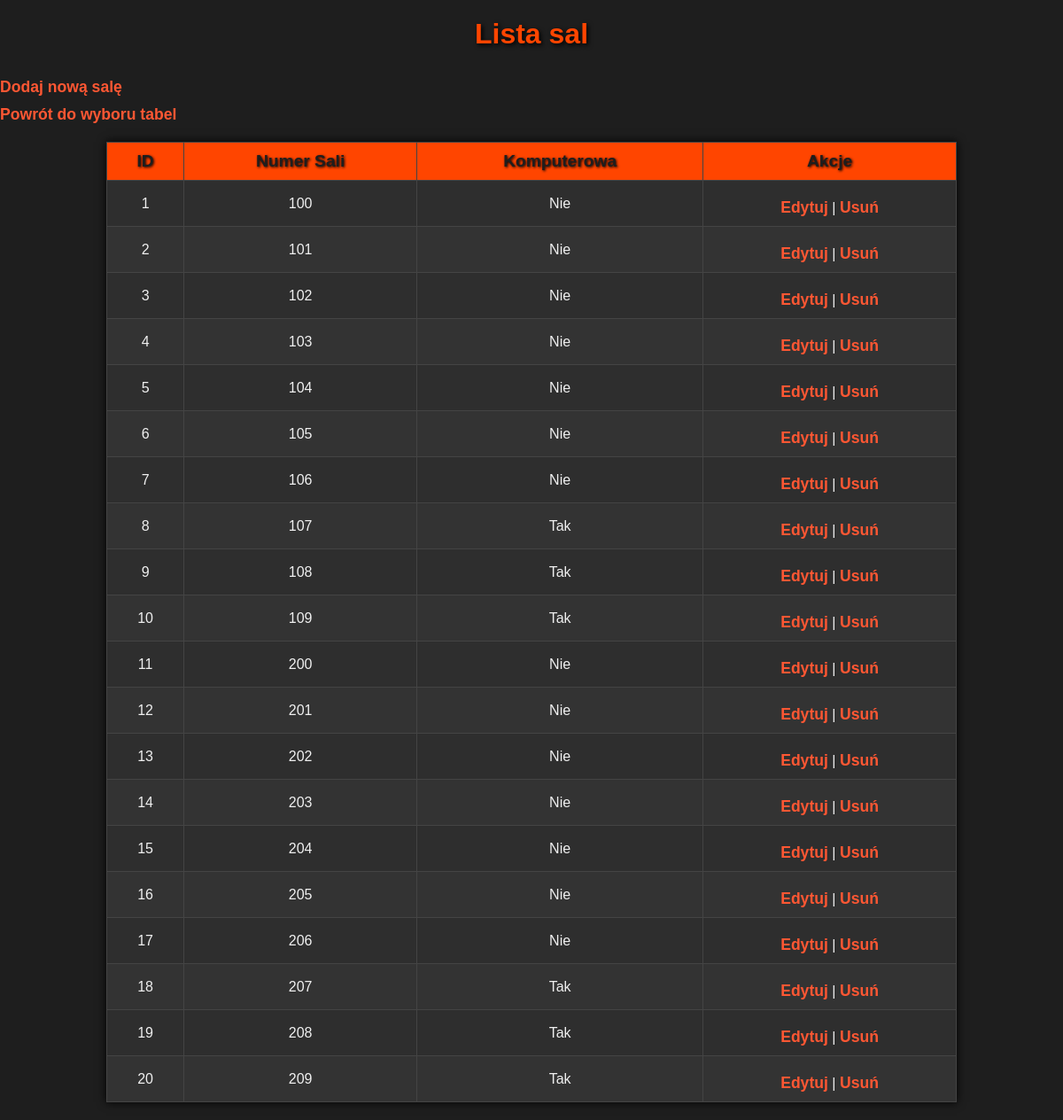
The app's page /crud/sale.php with its own data.
### tables this page shows
CREATE TABLE `sale` (
  `Sala_id` int(11) NOT NULL,
  `Numer_Sali` int(11) NOT NULL,
  `Komputerowa` tinyint(1) NOT NULL
);

### crud/sale.php (the view, shortened to what this page needs)
<?php
$host = "localhost";
$username = "root";
$password = "";
$dbname = "dziennikdb";
$conn = new mysqli($host, $username, $password, $dbname);
$action = isset($_GET['action']) ? $_GET['action'] : 'list';
if ($action == 'list') {
    $sql = "SELECT * FROM sale";
    $result = $conn->query($sql);
    ?>
    <!DOCTYPE html>
    <html>
    <head>
    <link rel="stylesheet" href="crud.css">
    </head>
    <body>
        <h1>Lista sal</h1>
        <a href="?action=create">Dodaj nową salę</a><br><a href="crud.php">Powrót do wyboru tabel</a>
        <table border="1">
            <tr>
                <th>ID</th>
                <th>Numer Sali</th>
                <th>Komputerowa</th>
                <th>Akcje</th>
            </tr>
            <?php while ($row = $result->fetch_assoc()) { ?>
                <tr>
                    <td><?php echo $row['Sala_id']; ?></td>
                    <td><?php echo $row['Numer_Sali']; ?></td>
                    <td><?php echo $row['Komputerowa'] ? "Tak" : "Nie"; ?></td>
                    <td>
                        <a href="?action=edit&id=<?php echo $row['Sala_id']; ?>">Edytuj</a> |
                        <a href="?action=delete&id=<?php echo $row['Sala_id']; ?>">Usuń</a>
                    </td>
                </tr>
            <?php } ?>
        </table>
    </body>
    </html>
    <?php
}
?>

### crud/crud.css (style rules this page uses)
body { background-color: #1e1e1e; color: #f0f0f0; font-family: Arial, sans-serif; margin: 0; padding: 0; }
h1 { color: #ff4500; text-align: center; text-shadow: 2px 2px 5px #000; margin-top: 20px; }
a { color: #ff5733; text-decoration: none; font-weight: bold; }
table { width: 80%; margin: 20px auto; border-collapse: collapse; background-color: #2e2e2e; box-shadow: 0 0 10px #000; }
table th, table td { border: 1px solid #444; padding: 10px; text-align: center; }
table th { background-color: #ff4500; color: #1e1e1e; font-size: 1.2em; text-shadow: 1px 1px 3px #000; }
table td { background-color: #333; color: #f0f0f0; }
table tr:nth-child(even) td { background-color: #2e2e2e; }
a { display: inline-block; margin-top: 10px; text-align: center; font-size: 1.1em; }

### records on screen
sale: Sala_id "1", Numer_Sali "100", Komputerowa "Nie"
sale: Sala_id "2", Numer_Sali "101", Komputerowa "Nie"
sale: Sala_id "3", Numer_Sali "102", Komputerowa "Nie"
sale: Sala_id "4", Numer_Sali "103", Komputerowa "Nie"
sale: Sala_id "5", Numer_Sali "104", Komputerowa "Nie"
sale: Sala_id "6", Numer_Sali "105", Komputerowa "Nie"
sale: Sala_id "7", Numer_Sali "106", Komputerowa "Nie"
sale: Sala_id "8", Numer_Sali "107", Komputerowa "Tak"
sale: Sala_id "9", Numer_Sali "108", Komputerowa "Tak"
sale: Sala_id "10", Numer_Sali "109", Komputerowa "Tak"
sale: Sala_id "11", Numer_Sali "200", Komputerowa "Nie"
sale: Sala_id "12", Numer_Sali "201", Komputerowa "Nie"
sale: Sala_id "13", Numer_Sali "202", Komputerowa "Nie"
sale: Sala_id "14", Numer_Sali "203", Komputerowa "Nie"
sale: Sala_id "15", Numer_Sali "204", Komputerowa "Nie"
sale: Sala_id "16", Numer_Sali "205", Komputerowa "Nie"
sale: Sala_id "17", Numer_Sali "206", Komputerowa "Nie"
sale: Sala_id "18", Numer_Sali "207", Komputerowa "Tak"
sale: Sala_id "19", Numer_Sali "208", Komputerowa "Tak"
sale: Sala_id "20", Numer_Sali "209", Komputerowa "Tak"
